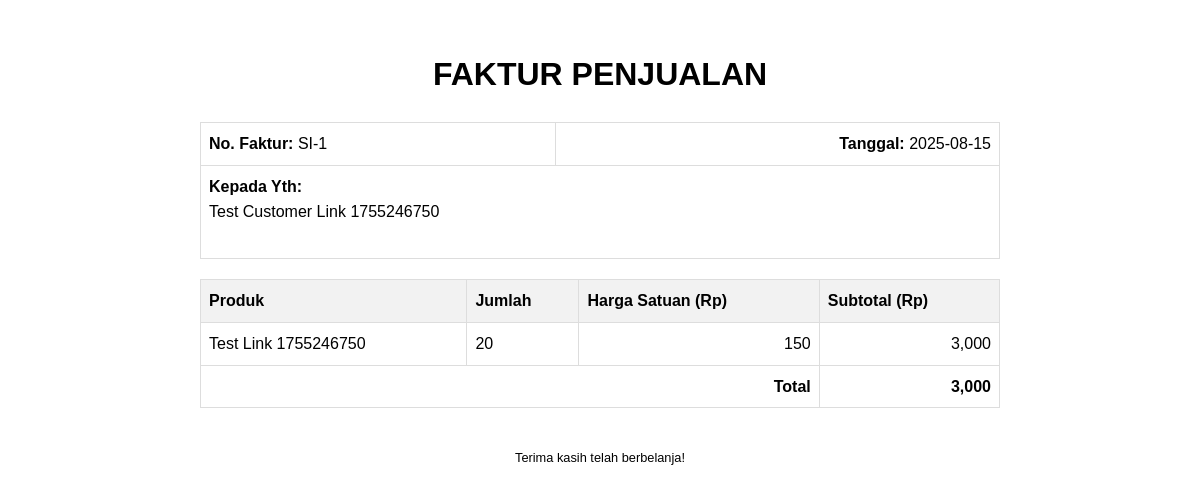
/invoices/sales/1/print, run on the app's committed database.
### app.py (models this page shows, shortened)
class SalesInvoice(db.Model):
    id = db.Column(db.Integer, primary_key=True)
    sales_order_id = db.Column(db.Integer, db.ForeignKey('sales_order.id'), nullable=False)
    invoice_date = db.Column(db.DateTime, nullable=False, default=datetime.utcnow)
    total_amount = db.Column(db.Float, nullable=False)
    status = db.Column(db.String(20), nullable=False, default='Unpaid') # Unpaid, Paid
    sales_order = db.relationship('SalesOrder', backref=db.backref('invoice', uselist=False))

class Customer(db.Model):
    id = db.Column(db.Integer, primary_key=True)
    name = db.Column(db.String(100), nullable=False)
    address = db.Column(db.Text, nullable=True)
    phone = db.Column(db.String(20), nullable=True)

class SalesOrderItem(db.Model):
    id = db.Column(db.Integer, primary_key=True)
    sales_order_id = db.Column(db.Integer, db.ForeignKey('sales_order.id'), nullable=False)
    product_id = db.Column(db.Integer, db.ForeignKey('product.id'), nullable=False)
    quantity = db.Column(db.Integer, nullable=False)
    price_per_unit = db.Column(db.Float, nullable=False)
    product = db.relationship('Product')

class Product(db.Model):
    id = db.Column(db.Integer, primary_key=True)
    name = db.Column(db.String(100), nullable=False, unique=True)
    description = db.Column(db.Text, nullable=True)
    purchase_price = db.Column(db.Float, nullable=False, default=0.0)
    selling_price = db.Column(db.Float, nullable=False, default=0.0)
    stock = db.Column(db.Integer, nullable=False, default=0)

### app.py (the view)
@app.route('/invoices/sales/<int:invoice_id>/print')
def print_sales_invoice(invoice_id):
    invoice = SalesInvoice.query.get_or_404(invoice_id)
    return render_template('invoice_print.html', invoice=invoice)

### templates/invoice_print.html (shortened to what this page needs)
<!doctype html>
<html lang="en">
<head>
</head>
<body onload="window.print()">
    <div class="container">
        <h1>FAKTUR PENJUALAN</h1>
        <table>
            <tr>
                <td><strong>No. Faktur:</strong> SI-{{ invoice.id }}</td>
                <td class="text-end"><strong>Tanggal:</strong> {{ invoice.invoice_date.strftime('%Y-%m-%d') }}</td>
            </tr>
            <tr>
                <td colspan="2">
                    <strong>Kepada Yth:</strong><br>
                    {{ invoice.sales_order.customer.name }}<br>
                    {{ invoice.sales_order.customer.address or '' }}<br>
                </td>
            </tr>
        </table>
        <table>
            <thead>
                <tr>
                    <th>Produk</th>
                    <th>Jumlah</th>
                    <th>Harga Satuan (Rp)</th>
                    <th>Subtotal (Rp)</th>
                </tr>
            </thead>
            <tbody>
                {% for item in invoice.sales_order.items %}
                <tr>
                    <td>{{ item.product.name }}</td>
                    <td>{{ item.quantity }}</td>
                    <td class="text-end">{{ "{:,.0f}".format(item.price_per_unit) }}</td>
                    <td class="text-end">{{ "{:,.0f}".format(item.quantity * item.price_per_unit) }}</td>
                </tr>
                {% endfor %}
            </tbody>
            <tfoot>
                <tr>
                    <td colspan="3" class="text-end"><strong>Total</strong></td>
                    <td class="text-end"><strong>{{ "{:,.0f}".format(invoice.total_amount) }}</strong></td>
                </tr>
            </tfoot>
        </table>
        <div class="footer">
            <p>Terima kasih telah berbelanja!</p>
        </div>
    </div>
</body>
</html>

### templates/invoice_print.html (style rules this page uses)
body { font-family: sans-serif; line-height: 1.6; }
.container { max-width: 800px; margin: auto; padding: 20px; }
h1 { text-align: center; }
table { width: 100%; border-collapse: collapse; margin-top: 20px; }
th, td { border: 1px solid #ddd; padding: 8px; text-align: left; }
th { background-color: #f2f2f2; }
.text-end { text-align: right; }
.footer { margin-top: 40px; text-align: center; font-size: 0.8em; }

### data on the page
SalesInvoice: id "1", invoice_date "2025-08-15", total_amount "3,000"
Customer: sales_order.customer.name "Test Customer Link 1755246750"
SalesOrderItem: product.name "Test Link 1755246750", quantity "20", price_per_unit "150", item.quantity*item.price_per_unit "3,000"
